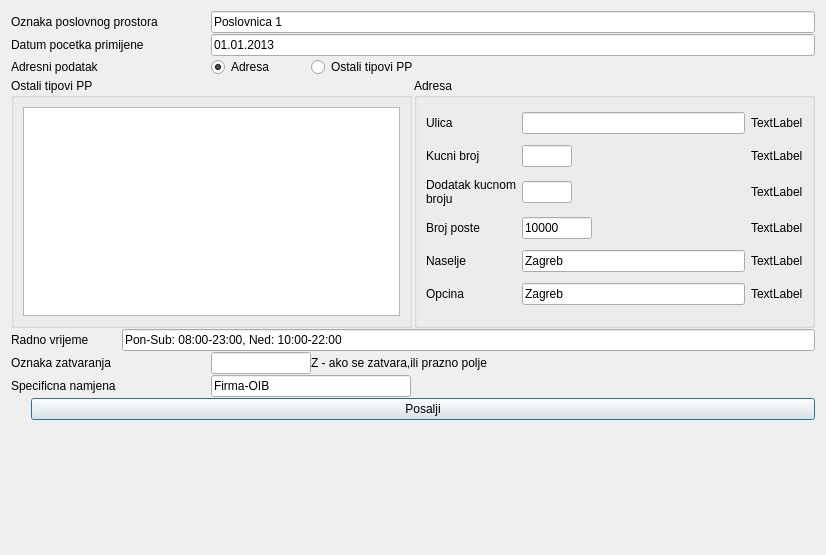
<?xml version="1.0" encoding="UTF-8"?>
<ui version="4.0">
 <class>frmFiskalPoruke</class>
 <widget class="QDialog" name="frmFiskalPoruke">
  <property name="geometry">
   <rect>
    <x>0</x>
    <y>0</y>
    <width>826</width>
    <height>555</height>
   </rect>
  </property>
  <property name="windowTitle">
   <string>Dialog</string>
  </property>
  <layout class="QGridLayout" name="gridLayout">
   <item row="0" column="0">
    <layout class="QVBoxLayout" name="verticalLayout">
     <property name="spacing">
      <number>1</number>
     </property>
     <item>
      <layout class="QHBoxLayout" name="horizontalLayout">
       <property name="spacing">
        <number>0</number>
       </property>
       <item>
        <widget class="QLabel" name="label">
         <property name="sizePolicy">
          <sizepolicy hsizetype="Fixed" vsizetype="Fixed">
           <horstretch>0</horstretch>
           <verstretch>0</verstretch>
          </sizepolicy>
         </property>
         <property name="minimumSize">
          <size>
           <width>200</width>
           <height>0</height>
          </size>
         </property>
         <property name="maximumSize">
          <size>
           <width>600</width>
           <height>16777215</height>
          </size>
         </property>
         <property name="text">
          <string>Oznaka poslovnog prostora</string>
         </property>
        </widget>
       </item>
       <item>
        <widget class="QLineEdit" name="txtOznPoslProstor">
         <property name="text">
          <string>Poslovnica 1</string>
         </property>
        </widget>
       </item>
      </layout>
     </item>
     <item>
      <layout class="QHBoxLayout" name="horizontalLayout_4">
       <property name="spacing">
        <number>0</number>
       </property>
       <item>
        <widget class="QLabel" name="label_11">
         <property name="minimumSize">
          <size>
           <width>200</width>
           <height>0</height>
          </size>
         </property>
         <property name="baseSize">
          <size>
           <width>0</width>
           <height>0</height>
          </size>
         </property>
         <property name="text">
          <string>Datum pocetka primijene</string>
         </property>
        </widget>
       </item>
       <item>
        <widget class="QLineEdit" name="txtDatumPocetkaPrimijene">
         <property name="text">
          <string>01.01.2013</string>
         </property>
        </widget>
       </item>
      </layout>
     </item>
     <item>
      <layout class="QHBoxLayout" name="horizontalLayout_2">
       <property name="spacing">
        <number>0</number>
       </property>
       <property name="sizeConstraint">
        <enum>QLayout::SetMinimumSize</enum>
       </property>
       <item>
        <widget class="QLabel" name="label_2">
         <property name="maximumSize">
          <size>
           <width>200</width>
           <height>16777215</height>
          </size>
         </property>
         <property name="text">
          <string>Adresni podatak</string>
         </property>
        </widget>
       </item>
       <item>
        <widget class="QRadioButton" name="radioButton">
         <property name="minimumSize">
          <size>
           <width>0</width>
           <height>0</height>
          </size>
         </property>
         <property name="maximumSize">
          <size>
           <width>100</width>
           <height>16777215</height>
          </size>
         </property>
         <property name="baseSize">
          <size>
           <width>0</width>
           <height>0</height>
          </size>
         </property>
         <property name="text">
          <string>Adresa</string>
         </property>
         <property name="checked">
          <bool>true</bool>
         </property>
        </widget>
       </item>
       <item>
        <widget class="QRadioButton" name="radioButton_2">
         <property name="minimumSize">
          <size>
           <width>20</width>
           <height>0</height>
          </size>
         </property>
         <property name="maximumSize">
          <size>
           <width>16777215</width>
           <height>20</height>
          </size>
         </property>
         <property name="baseSize">
          <size>
           <width>20</width>
           <height>0</height>
          </size>
         </property>
         <property name="text">
          <string>Ostali tipovi PP</string>
         </property>
        </widget>
       </item>
      </layout>
     </item>
     <item>
      <layout class="QGridLayout" name="gridLayout_2">
       <item row="0" column="2">
        <widget class="QGroupBox" name="groupBox">
         <property name="title">
          <string>Adresa</string>
         </property>
         <layout class="QGridLayout" name="gridLayout_6">
          <item row="1" column="0">
           <widget class="QLabel" name="label_5">
            <property name="text">
             <string>Kucni broj</string>
            </property>
           </widget>
          </item>
          <item row="4" column="1">
           <widget class="QLineEdit" name="txtNaselje">
            <property name="maximumSize">
             <size>
              <width>250</width>
              <height>16777215</height>
             </size>
            </property>
            <property name="text">
             <string>Zagreb</string>
            </property>
           </widget>
          </item>
          <item row="3" column="1">
           <widget class="QLineEdit" name="txtBrojPoste">
            <property name="maximumSize">
             <size>
              <width>70</width>
              <height>16777215</height>
             </size>
            </property>
            <property name="text">
             <string>10000</string>
            </property>
           </widget>
          </item>
          <item row="3" column="0">
           <widget class="QLabel" name="label_7">
            <property name="text">
             <string>Broj poste</string>
            </property>
           </widget>
          </item>
          <item row="5" column="1">
           <widget class="QLineEdit" name="txtOpcina">
            <property name="maximumSize">
             <size>
              <width>250</width>
              <height>16777215</height>
             </size>
            </property>
            <property name="text">
             <string>Zagreb</string>
            </property>
           </widget>
          </item>
          <item row="0" column="1">
           <widget class="QLineEdit" name="txtUlica">
            <property name="maximumSize">
             <size>
              <width>500</width>
              <height>16777215</height>
             </size>
            </property>
           </widget>
          </item>
          <item row="5" column="0">
           <widget class="QLabel" name="label_9">
            <property name="text">
             <string>Opcina</string>
            </property>
           </widget>
          </item>
          <item row="0" column="0">
           <widget class="QLabel" name="label_4">
            <property name="text">
             <string>Ulica</string>
            </property>
           </widget>
          </item>
          <item row="2" column="1">
           <widget class="QLineEdit" name="txtKucniBrojDodatak">
            <property name="maximumSize">
             <size>
              <width>50</width>
              <height>16777215</height>
             </size>
            </property>
           </widget>
          </item>
          <item row="4" column="0">
           <widget class="QLabel" name="label_8">
            <property name="text">
             <string>Naselje</string>
            </property>
           </widget>
          </item>
          <item row="1" column="1">
           <widget class="QLineEdit" name="txtKucniBroj">
            <property name="maximumSize">
             <size>
              <width>50</width>
              <height>16777215</height>
             </size>
            </property>
           </widget>
          </item>
          <item row="2" column="0">
           <widget class="QLabel" name="label_6">
            <property name="text">
             <string>Dodatak kucnom
broju</string>
            </property>
           </widget>
          </item>
          <item row="0" column="2">
           <widget class="QLabel" name="lblKonUlica">
            <property name="text">
             <string>TextLabel</string>
            </property>
           </widget>
          </item>
          <item row="1" column="2">
           <widget class="QLabel" name="lblKonKucniBroj">
            <property name="text">
             <string>TextLabel</string>
            </property>
           </widget>
          </item>
          <item row="2" column="2">
           <widget class="QLabel" name="lblKonKucniBrojDodatak">
            <property name="text">
             <string>TextLabel</string>
            </property>
           </widget>
          </item>
          <item row="3" column="2">
           <widget class="QLabel" name="lblKonBrojPoste">
            <property name="text">
             <string>TextLabel</string>
            </property>
           </widget>
          </item>
          <item row="4" column="2">
           <widget class="QLabel" name="lblKonNaselje">
            <property name="text">
             <string>TextLabel</string>
            </property>
           </widget>
          </item>
          <item row="5" column="2">
           <widget class="QLabel" name="lblKonOpcina">
            <property name="text">
             <string>TextLabel</string>
            </property>
           </widget>
          </item>
         </layout>
        </widget>
       </item>
       <item row="0" column="0">
        <widget class="QGroupBox" name="groupBox_2">
         <property name="title">
          <string>Ostali tipovi PP</string>
         </property>
         <layout class="QGridLayout" name="gridLayout_5">
          <item row="0" column="0">
           <widget class="QPlainTextEdit" name="txtOstaliTipoviPP">
            <property name="plainText">
             <string/>
            </property>
           </widget>
          </item>
         </layout>
        </widget>
       </item>
       <item row="0" column="1">
        <spacer name="verticalSpacer">
         <property name="orientation">
          <enum>Qt::Vertical</enum>
         </property>
         <property name="sizeType">
          <enum>QSizePolicy::Fixed</enum>
         </property>
         <property name="sizeHint" stdset="0">
          <size>
           <width>1</width>
           <height>250</height>
          </size>
         </property>
        </spacer>
       </item>
      </layout>
     </item>
     <item>
      <layout class="QGridLayout" name="gridLayout_3">
       <item row="0" column="0">
        <widget class="QLabel" name="label_10">
         <property name="minimumSize">
          <size>
           <width>110</width>
           <height>17</height>
          </size>
         </property>
         <property name="maximumSize">
          <size>
           <width>98</width>
           <height>16777215</height>
          </size>
         </property>
         <property name="text">
          <string>Radno vrijeme</string>
         </property>
        </widget>
       </item>
       <item row="0" column="1">
        <widget class="QLineEdit" name="txtRadnoVrijeme">
         <property name="minimumSize">
          <size>
           <width>0</width>
           <height>0</height>
          </size>
         </property>
         <property name="text">
          <string>Pon-Sub: 08:00-23:00, Ned: 10:00-22:00</string>
         </property>
        </widget>
       </item>
      </layout>
     </item>
     <item>
      <layout class="QHBoxLayout" name="horizontalLayout_5" stretch="0,0,0">
       <property name="spacing">
        <number>0</number>
       </property>
       <property name="sizeConstraint">
        <enum>QLayout::SetMinimumSize</enum>
       </property>
       <item>
        <widget class="QLabel" name="label_12">
         <property name="maximumSize">
          <size>
           <width>200</width>
           <height>16777215</height>
          </size>
         </property>
         <property name="text">
          <string>Oznaka zatvaranja</string>
         </property>
        </widget>
       </item>
       <item>
        <widget class="QLineEdit" name="txtOznakaZatvaranja">
         <property name="minimumSize">
          <size>
           <width>100</width>
           <height>0</height>
          </size>
         </property>
         <property name="maximumSize">
          <size>
           <width>100</width>
           <height>16777215</height>
          </size>
         </property>
        </widget>
       </item>
       <item>
        <widget class="QLabel" name="label_14">
         <property name="text">
          <string>Z - ako se zatvara,ili prazno polje</string>
         </property>
        </widget>
       </item>
      </layout>
     </item>
     <item>
      <layout class="QGridLayout" name="gridLayout_4" columnstretch="0,0" rowminimumheight="0,0">
       <property name="sizeConstraint">
        <enum>QLayout::SetFixedSize</enum>
       </property>
       <property name="spacing">
        <number>0</number>
       </property>
       <item row="0" column="0">
        <widget class="QLabel" name="label_13">
         <property name="sizePolicy">
          <sizepolicy hsizetype="Fixed" vsizetype="Fixed">
           <horstretch>0</horstretch>
           <verstretch>0</verstretch>
          </sizepolicy>
         </property>
         <property name="minimumSize">
          <size>
           <width>200</width>
           <height>0</height>
          </size>
         </property>
         <property name="maximumSize">
          <size>
           <width>100</width>
           <height>16777215</height>
          </size>
         </property>
         <property name="text">
          <string>Specificna namjena</string>
         </property>
        </widget>
       </item>
       <item row="0" column="1">
        <widget class="QLineEdit" name="txtSpecNamj">
         <property name="sizePolicy">
          <sizepolicy hsizetype="Fixed" vsizetype="Fixed">
           <horstretch>0</horstretch>
           <verstretch>0</verstretch>
          </sizepolicy>
         </property>
         <property name="maximumSize">
          <size>
           <width>200</width>
           <height>16777215</height>
          </size>
         </property>
         <property name="text">
          <string>Firma-OIB</string>
         </property>
         <property name="readOnly">
          <bool>true</bool>
         </property>
        </widget>
       </item>
       <item row="1" column="1">
        <spacer name="horizontalSpacer">
         <property name="orientation">
          <enum>Qt::Horizontal</enum>
         </property>
         <property name="sizeType">
          <enum>QSizePolicy::Expanding</enum>
         </property>
         <property name="sizeHint" stdset="0">
          <size>
           <width>200</width>
           <height>0</height>
          </size>
         </property>
        </spacer>
       </item>
      </layout>
     </item>
     <item>
      <layout class="QHBoxLayout" name="horizontalLayout_7">
       <property name="spacing">
        <number>0</number>
       </property>
       <property name="sizeConstraint">
        <enum>QLayout::SetMinimumSize</enum>
       </property>
       <item>
        <spacer name="verticalSpacer_2">
         <property name="orientation">
          <enum>Qt::Vertical</enum>
         </property>
         <property name="sizeHint" stdset="0">
          <size>
           <width>20</width>
           <height>40</height>
          </size>
         </property>
        </spacer>
       </item>
       <item alignment="Qt::AlignTop">
        <widget class="QPushButton" name="pushButton">
         <property name="text">
          <string>Posalji</string>
         </property>
        </widget>
       </item>
      </layout>
     </item>
    </layout>
   </item>
  </layout>
 </widget>
 <resources/>
 <connections/>
</ui>
